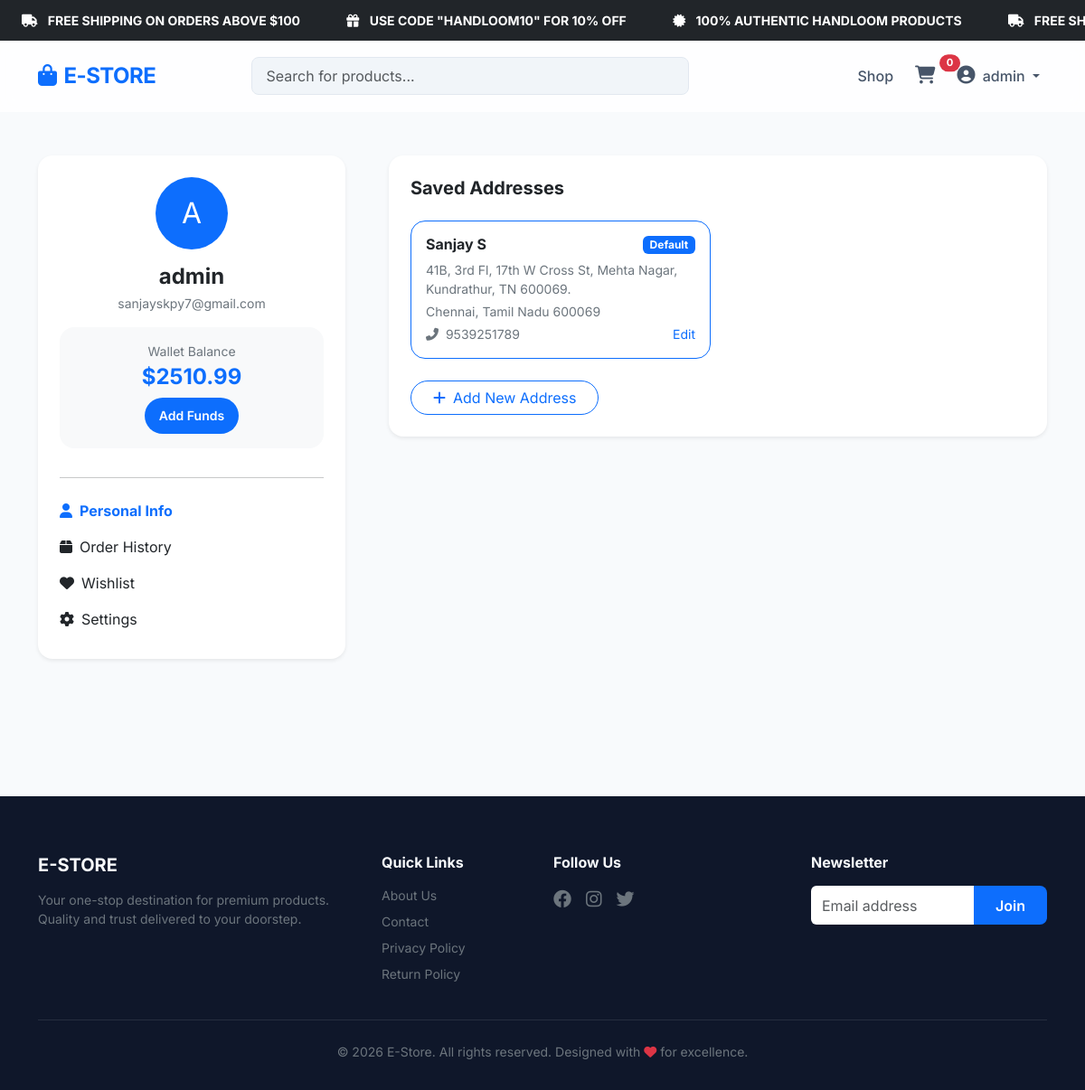
Page /accounts/profile/ (signed in) on the committed database.
### accounts/models.py (models this page shows, shortened)
class CustomUser(AbstractUser):
    phone_number = models.CharField(max_length=15, blank=True, null=True)
    address = models.TextField(blank=True, null=True)
    city = models.CharField(max_length=100, blank=True, null=True)
    zip_code = models.CharField(max_length=10, blank=True, null=True)
    balance = models.DecimalField(max_digits=10, decimal_places=2, default=0.00)

class Address(models.Model):
    user = models.ForeignKey(CustomUser, on_delete=models.CASCADE, related_name='addresses')
    full_name = models.CharField(max_length=100)
    phone_number = models.CharField(max_length=15)
    address_line_1 = models.CharField(max_length=255)
    address_line_2 = models.CharField(max_length=255, blank=True, null=True)
    city = models.CharField(max_length=100)
    state = models.CharField(max_length=100)
    zip_code = models.CharField(max_length=10)
    is_default = models.BooleanField(default=False)
    class Meta:
        verbose_name_plural = "Addresses"

### accounts/views.py (the view)
# urls.py: path('profile/', views.profile, name='profile'),
@login_required
def profile(request):
    addresses = request.user.addresses.all()
    return render(request, 'accounts/profile.html', {'addresses': addresses})

### cart/context_processors.py (called while the page is built)
def cart_count(request):
    if request.user.is_authenticated:
        cart, created = Cart.objects.get_or_create(user=request.user)
    else:
        session_id = request.session.session_key
        if not session_id:
            return {'cart_count': 0}
        cart, created = Cart.objects.get_or_create(session_id=session_id)
    return {'cart_count': cart.item_count}

### cart/models.py (called while the page is built)
    @property
    def item_count(self):
        return sum(item.quantity for item in self.items.all())

### templates/accounts/profile.html (shortened to what this page needs)
{% extends "base.html" %}
{% block content %}
<div class="row g-5">
    <div class="col-lg-4">
        <div class="card border-0 shadow-sm p-4 text-center rounded-4 mb-4">
            <div class="mb-3">
                <div class="bg-primary text-white rounded-circle d-inline-flex align-items-center justify-content-center" style="width: 80px; height: 80px; font-size: 2rem;">
                    {{ user.username|first|upper }}
                </div>
            </div>
            <h4 class="fw-bold mb-1">{{ user.get_full_name|default:user.username }}</h4>
            <p class="text-secondary small mb-3">{{ user.email }}</p>
            <div class="bg-light p-3 rounded-4 mb-3">
                <p class="small text-secondary mb-1">Wallet Balance</p>
                <h4 class="fw-bold text-primary mb-2">${{ user.balance }}</h4>
                <a href="{% url 'accounts:add_balance' %}" class="btn btn-sm btn-primary rounded-pill px-3">Add Funds</a>
            </div>
            <hr>
            <div class="list-group list-group-flush text-start">
                <a href="{% url 'accounts:profile' %}" class="list-group-item list-group-item-action border-0 px-0 active fw-bold bg-transparent text-primary"><i class="fas fa-user me-2"></i>Personal Info</a>
                <a href="{% url 'orders:order_history' %}" class="list-group-item list-group-item-action border-0 px-0"><i class="fas fa-box me-2"></i>Order History</a>
                <a href="{% url 'products:wishlist' %}" class="list-group-item list-group-item-action border-0 px-0"><i class="fas fa-heart me-2"></i>Wishlist</a>
                <a href="{% url 'accounts:settings' %}" class="list-group-item list-group-item-action border-0 px-0"><i class="fas fa-cog me-2"></i>Settings</a>
            </div>
        </div>
    </div>
    <div class="col-lg-8">
        <div class="card border-0 shadow-sm p-4 rounded-4 mb-5">
            <h5 class="fw-bold mb-4">Saved Addresses</h5>
            {% if addresses %}
                <div class="row g-3">
                    {% for addr in addresses %}
                        <div class="col-md-6">
                            <div class="border rounded-4 p-3 position-relative {% if addr.is_default %}border-primary{% endif %}">
                                {% if addr.is_default %}
                                    <span class="badge bg-primary position-absolute top-0 end-0 m-3">Default</span>
                                {% endif %}
                                <h6 class="fw-bold">{{ addr.full_name }}</h6>
                                <p class="small text-secondary mb-1">{{ addr.address_line_1 }}</p>
                                <p class="small text-secondary mb-1">{{ addr.city }}, {{ addr.state }} {{ addr.zip_code }}</p>
                                <p class="small text-secondary mb-0"><i class="fas fa-phone-alt me-1"></i> {{ addr.phone_number }}</p>
                                <a href="{% url 'accounts:edit_address' addr.id %}" class="position-absolute bottom-0 end-0 m-3 small text-decoration-none">Edit</a>
                            </div>
                        </div>
                    {% endfor %}
                </div>
            {% else %}
                <p class="text-secondary">No addresses saved yet.</p>
            {% endif %}
            <div class="mt-4">
                <a href="{% url 'accounts:add_address' %}" class="btn btn-outline-primary rounded-pill px-4">
                    <i class="fas fa-plus me-2"></i>Add New Address
                </a>
            </div>
        </div>
    </div>
</div>
{% endblock %}

### templates/base.html (shortened to what this page needs)
{% load static %}
<!DOCTYPE html>
<html lang="en">
<head>
    <link href="https://cdn.jsdelivr.net/npm/bootstrap@5.3.0/dist/css/bootstrap.min.css" rel="stylesheet">
    <link rel="stylesheet" href="https://cdnjs.cloudflare.com/ajax/libs/font-awesome/6.4.0/css/all.min.css">
</head>
<body>
    <div class="bg-dark text-white py-2 overflow-hidden position-relative" style="z-index: 1050;">
        <div class="d-flex align-items-center marquee-container">
            <div class="marquee-content py-1 px-4 small fw-bold">
                <span class="me-5"><i class="fas fa-truck me-2"></i> FREE SHIPPING ON ORDERS ABOVE $100</span>
                <span class="me-5"><i class="fas fa-gift me-2"></i> USE CODE "HANDLOOM10" FOR 10% OFF</span>
                <span class="me-5"><i class="fas fa-certificate me-2"></i> 100% AUTHENTIC HANDLOOM PRODUCTS</span>
                <span class="me-5"><i class="fas fa-truck me-2"></i> FREE SHIPPING ON ORDERS ABOVE $100</span>
            </div>
        </div>
    </div>
    <nav class="navbar navbar-expand-lg sticky-top">
        <div class="container">
            <a class="navbar-brand" href="{% url 'products:product_list' %}">
                <i class="fas fa-shopping-bag me-2"></i>E-STORE
            </a>
            <div class="collapse navbar-collapse" id="navbarNav">
                <form class="d-flex mx-auto w-50" action="{% url 'products:product_search' %}" method="get">
                    <input class="form-control search-bar" type="search" name="q" placeholder="Search for products..." aria-label="Search">
                </form>
                <ul class="navbar-nav ms-auto align-items-center">
                    <li class="nav-item">
                        <a class="nav-link" href="{% url 'products:product_list' %}">Shop</a>
                    </li>
                    <li class="nav-item position-relative">
                        <a class="nav-link px-3" href="{% url 'cart:cart_detail' %}">
                            <i class="fas fa-shopping-cart fs-5"></i>
                            <span class="badge rounded-pill bg-danger badge-cart">{{ cart_count }}</span>
                        </a>
                    </li>
                    {% if user.is_authenticated %}
                        <li class="nav-item dropdown">
                            <a class="nav-link dropdown-toggle" href="#" id="userDropdown" role="button" data-bs-toggle="dropdown">
                                <i class="fas fa-user-circle fs-5 me-1"></i> {{ user.username }}
                            </a>
                        </li>
                    {% endif %}
                </ul>
            </div>
        </div>
    </nav>
    <main class="container py-5">
        {% block content %}{% endblock %}
    </main>
    <footer class="footer">
        <div class="container text-center">
            <div class="row g-4 mb-4">
                <div class="col-md-4 text-md-start">
                    <h5 class="fw-bold mb-3">E-STORE</h5>
                    <p class="text-secondary small">Your one-stop destination for premium products. Quality and trust delivered to your doorstep.</p>
                </div>
                <div class="col-md-2 text-md-start">
                    <h6 class="fw-bold mb-3">Quick Links</h6>
                    <ul class="list-unstyled small">
                        <li class="mb-2"><a href="{% url 'products:about' %}" class="text-secondary text-decoration-none">About Us</a></li>
                        <li class="mb-2"><a href="{% url 'products:contact' %}" class="text-secondary text-decoration-none">Contact</a></li>
                        <li class="mb-2"><a href="{% url 'products:privacy_policy' %}" class="text-secondary text-decoration-none">Privacy Policy</a></li>
                        <li class="mb-2"><a href="{% url 'products:return_policy' %}" class="text-secondary text-decoration-none">Return Policy</a></li>
                    </ul>
                </div>
                <div class="col-md-3 text-md-start">
                    <h6 class="fw-bold mb-3">Follow Us</h6>
                    <div class="d-flex gap-3">
                        <a href="#" class="text-secondary fs-5"><i class="fab fa-facebook"></i></a>
                        <a href="#" class="text-secondary fs-5"><i class="fab fa-instagram"></i></a>
                        <a href="#" class="text-secondary fs-5"><i class="fab fa-twitter"></i></a>
                    </div>
                </div>
                <div class="col-md-3 text-md-start">
                    <h6 class="fw-bold mb-3">Newsletter</h6>
                    <div class="input-group">
                        <input type="email" class="form-control border-0" placeholder="Email address">
                        <button class="btn btn-primary" type="button">Join</button>
                    </div>
                </div>
            </div>
            <hr class="border-secondary opacity-25">
            <p class="text-secondary small mt-4 mb-0">&copy; 2026 E-Store. All rights reserved. Designed with <i class="fas fa-heart text-danger"></i> for excellence.</p>
        </div>
    </footer>
</body>
</html>

### templates/base.html (style rules this page uses)
:root { --primary-color: #0d6efd; --secondary-color: #6c757d; --dark-bg: #0f172a; --glass-bg: rgba(255, 255, 255, 0.05); --glass-border: rgba(255, 255, 255, 0.1); }
body { font-family: 'Inter', sans-serif; background-color: #f8fafc; color: #1e293b; }
.navbar { background: rgba(255, 255, 255, 0.8) !important; backdrop-filter: blur(10px); border-bottom: 1px solid var(--glass-border); padding: 1rem 0; }
.navbar-brand { font-weight: 700; font-size: 1.5rem; color: var(--primary-color) !important; letter-spacing: -0.5px; }
.nav-link { font-weight: 500; color: #475569 !important; transition: color 0.3s ease; }
.card { border: none; border-radius: 12px; box-shadow: 0 4px 6px -1px rgba(0, 0, 0, 0.1), 0 2px 4px -1px rgba(0, 0, 0, 0.06); transition: transform 0.3s ease, box-shadow 0.3s ease; }
.btn-primary { background-color: var(--primary-color); border: none; padding: 0.6rem 1.5rem; border-radius: 8px; font-weight: 600; transition: all 0.3s ease; }
.footer { background-color: var(--dark-bg); color: #f8fafc; padding: 4rem 0 2rem; margin-top: 5rem; }
.badge-cart { font-size: 0.7rem; position: absolute; top: 0; right: 0; transform: translate(50%, -20%); }
.search-bar { background: #f1f5f9; border: 1px solid #e2e8f0; border-radius: 8px; padding: 0.5rem 1rem; }
.marquee-container { white-space: nowrap; }
.marquee-content { display: inline-block; animation: marquee 30s linear infinite; }
.w-50 { width: 50%; }

### rows in the picture
CustomUser: username "admin", username|first "A", get_full_name "admin", email "sanjayskpy7@gmail.com", balance "2510.99"
Address: is_default "Default", full_name "Sanjay S", address_line_1 "41B, 3rd Fl, 17th W Cross St, Mehta Nagar, Kundrathur, TN 600069.", city "Chennai", state "Tamil Nadu", zip_code "600069", phone_number "9539251789"

### other values in the picture
{{ cart_count }} "0"
